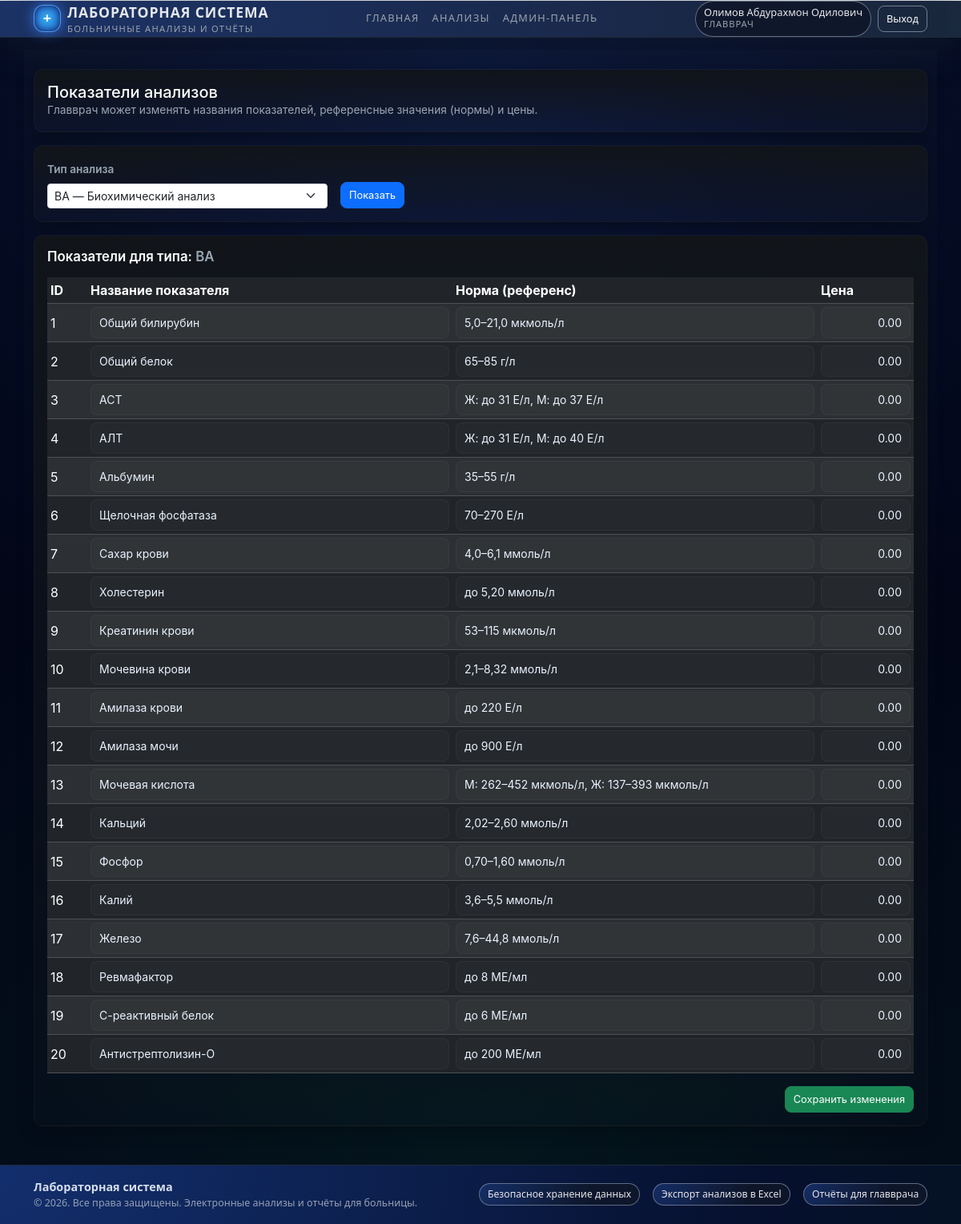
The page /pages/admin/admin_indicators.php (signed in) on the database as committed earlier.
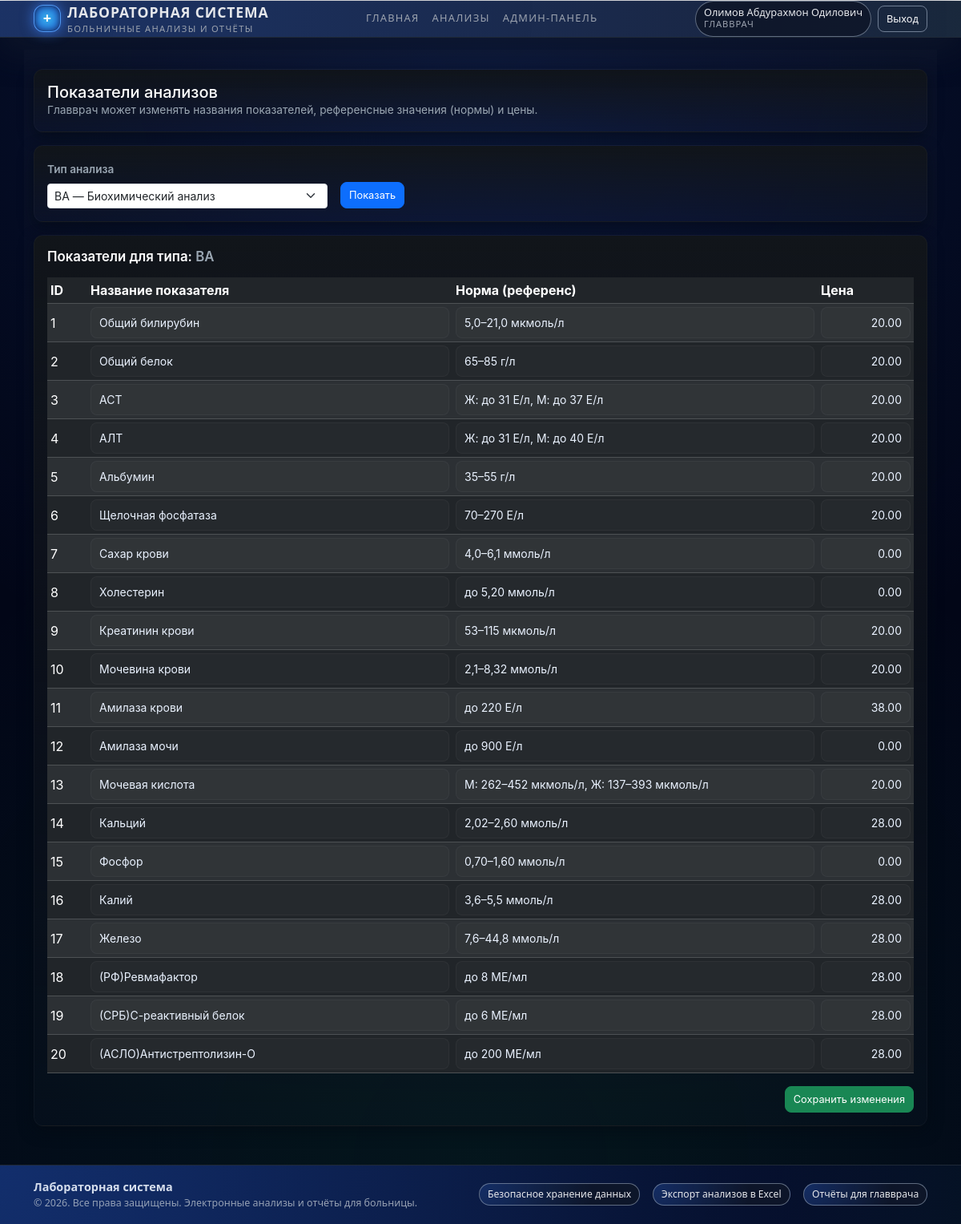
The same page on the database as committed later.
### tables this page shows
CREATE TABLE `analysis_indicators` (
  `id` int(11) NOT NULL,
  `analysis_type_id` int(11) NOT NULL,
  `name` varchar(255) NOT NULL,
  `norm_text` varchar(255) NOT NULL,
  `default_price` decimal(10,2) NOT NULL DEFAULT 0.00
);

### pages/admin/admin_indicators.php (the view, shortened to what the changed rows need)
<?php
require_once __DIR__ . '/../../includes/functions.php';
require_once __DIR__ . '/../../includes/header.php';
$stmtTypes = $pdo->query("SELECT id, code, name FROM analysis_types ORDER BY id ASC");
$types = $stmtTypes->fetchAll();
$selectedCode = $_GET['type'] ?? '';
if ($selectedCode === '' && $types) {
    $selectedCode = $types[0]['code'];
}
$indicators = [];
if ($selectedCode !== '') {
    $sql = "
        SELECT ai.id, ai.name, ai.norm_text, ai.default_price
        FROM analysis_indicators ai
        JOIN analysis_types t ON ai.analysis_type_id = t.id
        WHERE t.code = :code
        ORDER BY ai.id
    ";
    $stmt = $pdo->prepare($sql);
    $stmt->execute([':code' => $selectedCode]);
    $indicators = $stmt->fetchAll();
}
?>
<link rel="stylesheet" href="/lab-system/public/css/ba.css">
<div class="container py-4 ba-page">
    <div class="panel p-3 mb-3">
        <h1 class="h5 mb-0">Показатели анализов</h1>
    </div>
    <?php if ($indicators): ?>
        <div class="panel p-3">
            <h2 class="ba-section-title mb-3">
                Показатели для типа:
                <span class="text-muted-soft">
                    <?php echo htmlspecialchars($selectedCode); ?>
                </span>
            </h2>
            <form method="post" action="/lab-system/index.php?page=admin_indicators&type=<?php echo htmlspecialchars($selectedCode); ?>">
                <div class="table-responsive">
                    <table class="table table-sm table-dark table-striped align-middle mb-0">
                        <thead>
                            <tr>
                                <th style="width: 50px;">ID</th>
                                <th>Название показателя</th>
                                <th>Норма (референс)</th>
                                <th style="width: 120px;">Цена</th>
                            </tr>
                        </thead>
                        <tbody>
                            <?php foreach ($indicators as $idx => $ind): ?>
                                <tr>
                                    <td>
                                        <?php echo (int)$ind['id']; ?>
                                    </td>
                                    <td>
                                        <input
                                            type="text"
                                            name="name[]"
                                            class="form-control form-control-sm"
                                            value="<?php echo htmlspecialchars($ind['name']); ?>"
                                        >
                                    </td>
                                    <td>
                                        <input
                                            type="text"
                                            name="norm_text[]"
                                            class="form-control form-control-sm"
                                            value="<?php echo htmlspecialchars($ind['norm_text']); ?>"
                                        >
                                    </td>
                                    <td>
                                        <input
                                            type="text"
                                            name="default_price[]"
                                            class="form-control form-control-sm text-end"
                                            value="<?php echo htmlspecialchars(number_format((float)$ind['default_price'], 2, '.', ' ')); ?>"
                                        >
                                    </td>
                                </tr>
                            <?php endforeach; ?>
                        </tbody>
                    </table>
                </div>
            </form>
        </div>
    <?php endif; ?>
</div>
<?php
require_once __DIR__ . '/../../includes/footer.php';

Rows that differ between the two databases and show on the page:
changed analysis_indicators "Общий билирубин": default_price "0.00" → "20.00"
changed analysis_indicators "Общий белок": default_price "0.00" → "20.00"
changed analysis_indicators "АСТ": default_price "0.00" → "20.00"
changed analysis_indicators "АЛТ": default_price "0.00" → "20.00"
changed analysis_indicators "Альбумин": default_price "0.00" → "20.00"
changed analysis_indicators "Щелочная фосфатаза": default_price "0.00" → "20.00"
changed analysis_indicators "Креатинин крови": default_price "0.00" → "20.00"
changed analysis_indicators "Мочевина крови": default_price "0.00" → "20.00"
changed analysis_indicators "Амилаза крови": default_price "0.00" → "38.00"
changed analysis_indicators "Мочевая кислота": default_price "0.00" → "20.00"
changed analysis_indicators "Кальций": default_price "0.00" → "28.00"
changed analysis_indicators "Калий": default_price "0.00" → "28.00"
changed analysis_indicators "Железо": default_price "0.00" → "28.00"
changed analysis_indicators "до 8 МЕ/мл": name "Ревмафактор" → "(РФ)Ревмафактор"; default_price "0.00" → "28.00"
changed analysis_indicators "до 6 МЕ/мл": name "С-реактивный белок" → "(СРБ)С-реактивный белок"; default_price "0.00" → "28.00"
changed analysis_indicators "до 200 МЕ/мл": name "Антистрептолизин-О" → "(АСЛО)Антистрептолизин-О"; default_price "0.00" → "28.00"
